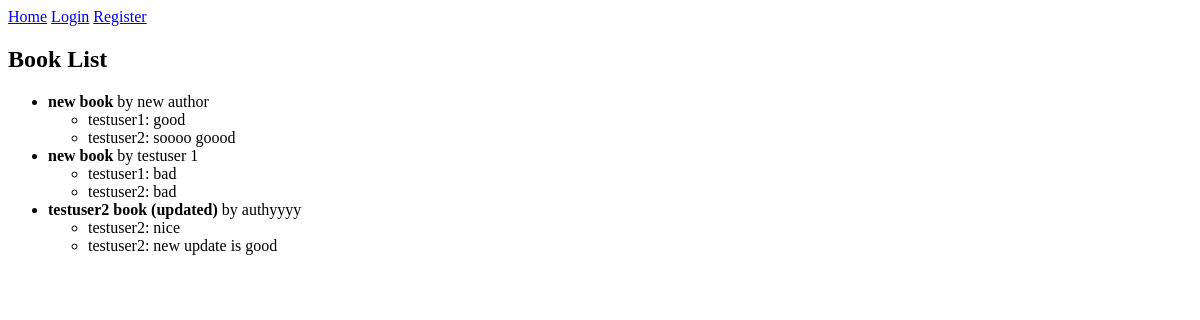
The app's page /, older data.
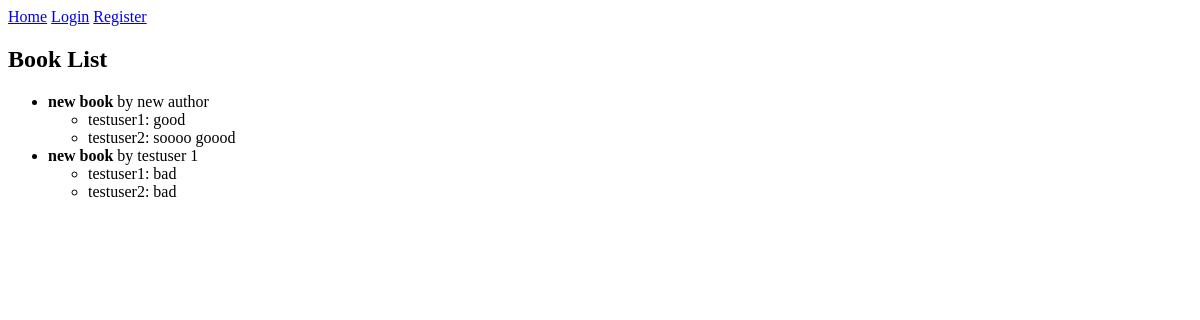
The same page, newer data.
### library_app/models.py (models this page shows, shortened)
class Book(models.Model):
    title = models.CharField(max_length=200)
    author = models.CharField(max_length=200)
    description = models.TextField(blank=True, null=True)
    added_by = models.ForeignKey(User, on_delete=models.CASCADE)
    created_at = models.DateTimeField(auto_now_add=True)

class Review(models.Model):
    book = models.ForeignKey(Book, on_delete=models.CASCADE, related_name="reviews")
    user = models.ForeignKey(User, on_delete=models.CASCADE)
    review_text = models.TextField()
    created_at = models.DateTimeField(auto_now_add=True)

### library_app/views.py (the view)
# urls.py: path('', views.book_list, name='book_list'),
def book_list(request):
    if request.user.is_authenticated:
        books = Book.objects.all()  # Show all books for authenticated users
    else:
        books = Book.objects.all()  # Show all books for unauthenticated users
    return render(request, "library_app/book_list.html", {"books": books})

### library_app/templates/library_app/book_list.html (shortened to what this page needs)
{% extends 'library_app/base.html' %}
{% block content %}
<h2>Book List</h2>
{% if books %}
    <ul>
        {% for book in books %}
            <li>
                <strong>{{ book.title }}</strong> by {{ book.author }}
                <ul>
                    {% for review in book.reviews.all %}
                        <li>{{ review.user.username }}: {{ review.review_text }}</li>
                    {% endfor %}
                </ul>
            </li>
        {% endfor %}
    </ul>
{% else %}
    <p>No books available.</p>
{% endif %}
{% endblock %}

Row changes from the older to the newer data that the page shows:
removed Book: title "testuser2 book (updated)", author "authyyyy"
removed Review: user.username "testuser2", review_text "nice", shown under "testuser2 book (updated)"
removed Review: user.username "testuser2", review_text "new update is good", shown under "testuser2 book (updated)"
